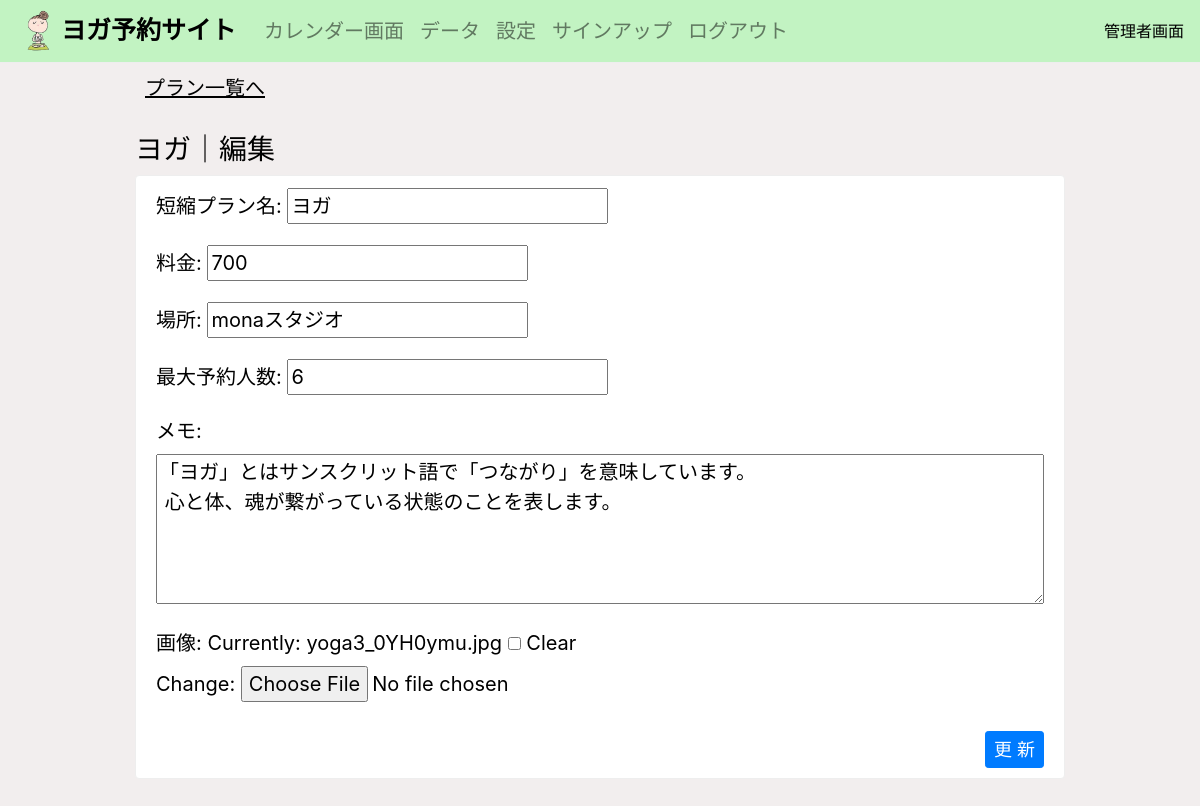
/setting_plan/1/detail (signed in), run on the app's committed database.
### yogaapp/models.py (models this page shows, shortened)
class SettingPlanModel(models.Model):
    name = models.CharField('プラン名', max_length=30)
    short_plan_name = models.CharField('短縮プラン名', max_length=100, default=0)
    price = models.IntegerField('料金', default=500)
    location = models.CharField('場所', max_length=50)
    max_book = models.IntegerField('最大予約人数', default=7)
    memo = models.TextField('メモ', null=True, blank=True)
    image = models.ImageField('画像', null=True, blank=True)
    plan_num = models.IntegerField('モデルナンバー', default=0)

### yogaapp/views/view6.py (the view)
# urls.py: path('setting_plan/<int:pk>/detail', SettingPlanUpdate.as_view(), name='setting_plan_update'),
class SettingPlanUpdate(LoginRequiredMixin, UpdateView):
    template_name = 'setting_plan_update.html'
    model = SettingPlanModel
    fields = ('short_plan_name', 'price', 'location', 'max_book', 'memo', 'image')
    success_url = reverse_lazy('setting_plan')

### templates/setting_plan_update.html
{% extends 'base.html' %}
{% load static %}
{% block customcss %}
<link rel="stylesheet" type="text/css" href="{% static 'detail_admin.css' %}">
{% endblock customcss %}
{% block header %}
{% include 'header_admin.html' %}
{% endblock header %}
{% block content %}
<div class="container">
    <a class="move" href="{% url 'setting_plan' %}">プラン一覧へ</a>
    <h3>{{ object.name }}｜編集</h3>
    <div class="alert alert-warning" role="alert">
        <form action="" method="POST" enctype="multipart/form-data">{% csrf_token %}
            {{ form.as_p }}
            <br><br>
            <div class="bottom">
                <input class="btn btn-primary btn-sm" type="submit" value="更 新">
            </div>
        </form>
    </div>
</div>
{% endblock content %}

### static/base.css (style rules this page uses)
body { background-color: rgb(242, 238, 238); color: #000; }
.container { margin-top: 10px; }
p, a { font-size: 20px; color: #000; }
.btn { font-size: 18px; }
.alert { border: 1px solid #eee; background-color: #fff; color: #000; }
.move { color: #000; display: block; margin-left: 10px; margin-bottom: 30px; text-decoration: underline; }
textarea { width: 100%; height: 150px; }

### static/detail_admin.css (style rules this page uses)
.bottom { position: absolute; bottom: 0; right: 0; font-size: 14px; padding-right: 20px; margin-left: 2px; margin-bottom: 10px; }

### data on the page
SettingPlanModel: name "ヨガ", short_plan_name "ヨガ", price "700", location "monaスタジオ", max_book "6", memo "「ヨガ」とはサンスクリット語で「つながり」を意味しています。 心と体、魂が繋がっている状態のことを表します。"
